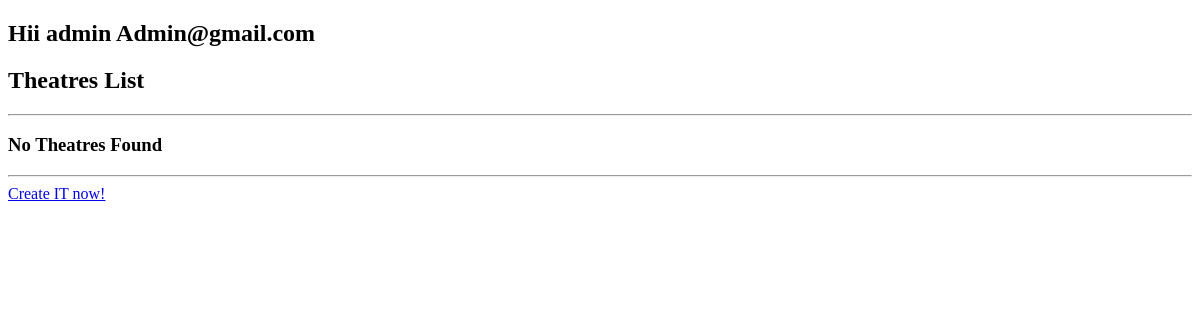
Page /dashboard (signed in) on the earlier database version.
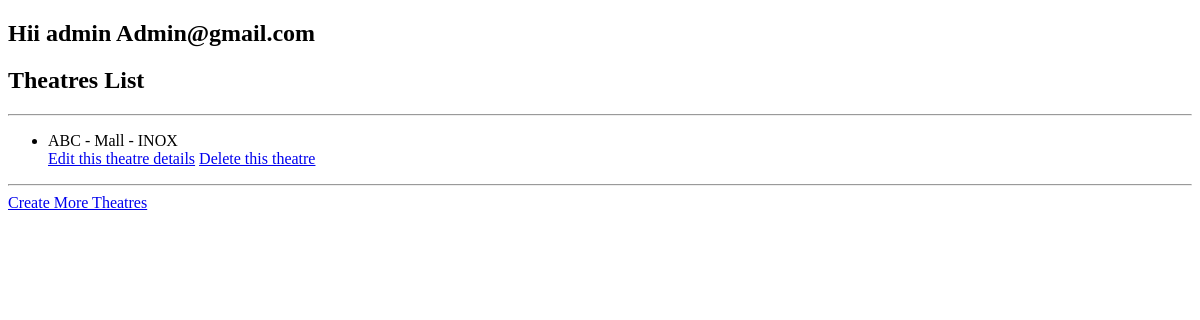
Same page on the later database version.
### app.py (models this page shows)
class User(db.Model):
    uid=db.Column(db.Integer,primary_key=True,autoincrement=True)
    email=db.Column(db.String,unique=True,nullable=False)
    password=db.Column(db.String,nullable=False)
    f_rid = db.Column(db.Integer,db.ForeignKey(Role.rid),nullable=False)
    roles=db.relationship(Role,backref='users',lazy=True)

class Theatre(db.Model):
    tid=db.Column(db.Integer,primary_key=True,autoincrement=True)
    theatre_name=db.Column(db.String,unique=True,nullable=False)
    location=db.Column(db.String,nullable=False)
    franchise=db.Column(db.String,nullable=False)
    u_id=db.Column(db.Integer,db.ForeignKey(User.uid),nullable=False)
    user = db.relationship(User,backref='theatre',lazy=True)

### app.py (the view)
@app.route("/dashboard")
def dashboard_page():
    jinjaemail = session.get("email")
    role = session.get("f_rid")
    if role == 1:
        theatres = Theatre.query.all()
        users = User.query.all()
        return render_template("AdminDashboard.html",jinjaemail=jinjaemail,theatres=theatres,users=users)
    if role == 2:
        return render_template("Dashboard.html",jinjaemail=jinjaemail)

### templates/AdminDashboard.html (shortened to what this page needs)
<!DOCTYPE html>
<html lang="en">
<head>
</head>
<body>
    <h2>Hii admin {{jinjaemail}}</h2>
    <h2>Theatres List</h2>
    <hr>
    {% if theatres!=[] %}
        <ul>
        {% for theatre in theatres %}
        <li>{{theatre.theatre_name}} - {{theatre.location}} - {{theatre.franchise}}</li>
        <a href="/edit_theatre/{{theatre.tid}}">Edit this theatre details</a>
        <a href="/delete_theatre/{{theatre.tid}}">Delete this theatre</a>
        {% endfor %}
        </ul>
        <hr>
        <a href="/create_theatre" >Create More Theatres</a>
    {% else %}
        <h3>No Theatres Found</h3>
        <hr>
        <a href="/create_theatre" >Create IT now!</a>
        {% endif %}
</body>
</html>

Differences in the rows shown:
added Theatre: theatre_name "ABC", location "Mall", franchise "INOX"
Other differences:
text no longer shown: "No Theatres Found Create IT now!"
text now shown: "Create More Theatres"
